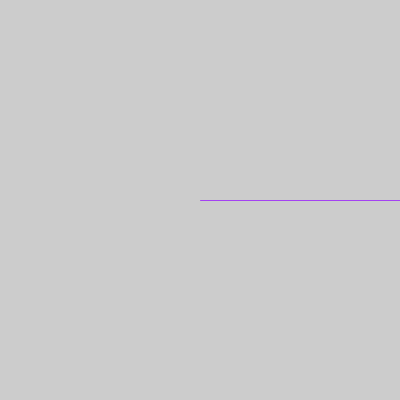
Frame 1 (no input)
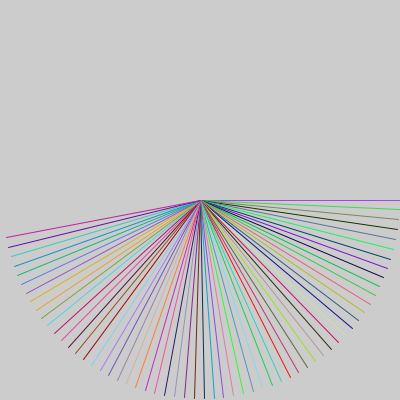
Frame 60 (the mouse pressed at the canvas centre just before this capture)
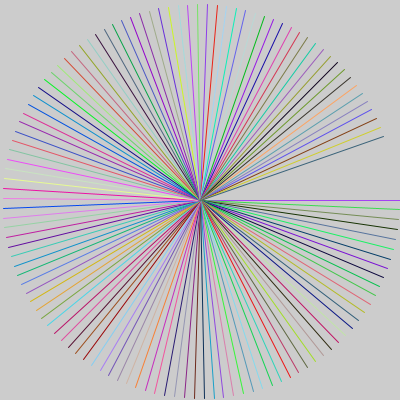
Frame 120 (the mouse held since frame 60 and released just before this capture)

The Processing sketch that drew these frames (run headless with seeded random() and noise(); from frame 60 on, the mouse is pressed at the canvas centre):

// Processing sketch: aula19_grupo01_exercio02
// ── aula19_grupo01_exercio02.pde
//sistema polar
float raio = 200; 
float x=0; float y=0; float angulo=0;
void setup(){ size(400,400);}
void draw(){
  x = raio * cos(angulo);
  y = raio * sin(angulo);
  translate(200,200);
  stroke(random(255),random(255),random(255));
  noFill();
  line(0,0,x,y);
  angulo = angulo + 0.05;
  if (raio > 8){
    raio = raio - 0.05;
  }
}
